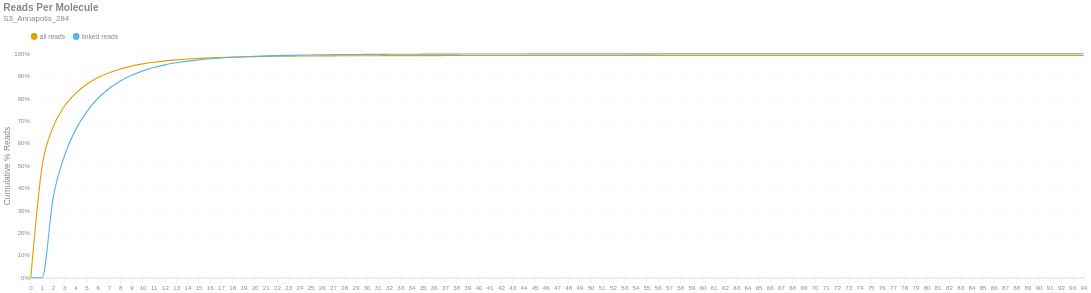

The notebook cell this image was saved under:
### Markdown cell above
### Reads per Molecule
This chart shows the cumulative distribution of the number of reads per linked molecule. That is, how many alignments are associated with a unique molecule. This excludes the number of reads associated with invalid or absent linked-read barcodes. The `linked` histogram is the percentages recalculated when disregarding singletons.

### Code cell
if SKIPLR:
    print_html(f"Skipped")
else:
    counts = np.bincount(valids['reads'].cast(pl.Int64).to_numpy())
    weighted = counts * np.arange(len(counts))
    all_perc = weighted / n_reads
    linked_perc = weighted / n_linked_reads
    linked_perc[1] = 0
    binned_df = pl.DataFrame({
        'readsper': list(range(len(counts))),
        'all reads (cumsum)': np.cumsum(all_perc).tolist(),
        'linked reads (cumsum)': np.cumsum(linked_perc).tolist(),
    })

    with SafeRender(binned_df):
        (
            density_plot(binned_df, 'Reads Per Molecule', samplename, 'readspmol')
            .encode(
                x=alt.X('readsper:O', title=None).axis(labelAngle=0).scale(padding=0),
                y=alt.Y('value:Q', title='Cumulative % Reads').axis(format='%').stack(False),
                color=alt.Color("key:N").scale(domain=["all reads", "linked reads"]),
                tooltip=[
                    alt.Tooltip("key:N", title="Data Type"),
                    alt.Tooltip("readsper:O", title="Reads Per Molecule"),
                    alt.Tooltip("value:Q", format=".2%", title="% Reads (Cum.)")
                ]            
            )
        ).display()

### Figure 1 — Vega-Lite specification as saved in the notebook (floating-point values rounded to 4 significant figures)
{"width": "container", "height": 400, "config": {"title": {"anchor": "start", "dy": -15, "fontSize": 18, "color": "#888888", "subtitleColor": "#888888", "subtitleFontSize": 14}, "arc": {"fill": "#0072B2"}, "axis": {"domainColor": "#888888", "domainWidth": 0.5, "gridWidth": 0.2, "grid": false, "titleFontWeight": 400, "titleFontSize": 15, "labelFontSize": 11, "labelColor": "#888888", "tickColor": "#888888", "tickWidth": 0.2, "titleColor": "#888888"}, "axisBand": {"grid": false}, "axisX": {"grid": true, "tickSize": 10, "domainCap": "round"}, "axisY": {"domain": false, "grid": true, "tickSize": 0, "domainCap": "round"}, "background": "transparent", "header": {"labelFontSize": 15, "labelColor": "#888888", "titleFontSize": 15, "titleFontWeight": 600, "titleColor": "#888888"}, "legend": {"labelFont": "sans-serif", "labelFontSize": 12, "labelColor": "#888888", "symbolSize": 100, "symbolType": "circle", "titleFontSize": 12, "titlePadding": 10, "titleColor": "#888888", "title": null, "orient": "top"}, "range": {"category": ["#E69F00", "#56B4E9", "#009E73", "#F0E442", "#0072B2", "#D55E00", "#CC79A7", "#000000"], "diverging": ["#cfe8f3", "#a2d4ec", "#73bfe2", "#46abdb", "#1696d2", "#12719e"]}, "area": {"fill": "#0072B2", "fillOpacity": 0.7, "line": true, "strokeOpacity": 0.7}, "line": {"color": "#0072B2", "stroke": "#0072B2", "strokeWidth": 2}, "trail": {"color": "#0072B2", "stroke": "#0072B2", "strokeWidth": 0, "size": 1}, "point": {"filled": true, "fillOpacity": 1.0, "size": 95}, "text": {"color": "#888888", "fontSize": 11, "align": "right", "fontWeight": 400, "size": 11}, "bar": {"fill": "#0072B2", "stroke": null}, "view": {"stroke": null, "continuousWidth": 660, "continuousHeight": 400}}, "data": {"name": "data-08b55204bfa91e08b9ab3905e91b65b4"}, "mark": {"type": "line", "interpolate": "monotone", "point": {"opacity": 0, "size": 275}}, "encoding": {"color": {"field": "key", "scale": {"domain": ["all reads", "linked reads"]}, "type": "nominal"}, "tooltip": [{"field": "key", "title": "Data Type", "type": "nominal"}, {"field": "readsper", "title": "Reads Per Molecule", "type": "ordinal"}, {"field": "value", "format": ".2%", "title": "% Reads (Cum.)", "type": "quantitative"}], "x": {"axis": {"labelAngle": 0}, "field": "readsper", "scale": {"padding": 0}, "title": null, "type": "ordinal"}, "y": {"axis": {"format": "%"}, "field": "value", "stack": false, "title": "Cumulative % Reads", "type": "quantitative"}}, "params": [{"name": "param_c36ac31b6afebe62", "select": {"type": "point", "fields": ["key"]}, "bind": "legend"}], "title": {"text": "Reads Per Molecule", "subtitle": "S3_Annapolis_284"}, "transform": [{"fold": ["all reads (cumsum)", "linked reads (cumsum)"]}, {"calculate": "replace(datum.key, ' (cumsum)', '')", "as": "key"}, {"filter": {"param": "param_c36ac31b6afebe62"}}], "usermeta": {"embedOptions": {"downloadFileName": "S3_Annapolis_284.readspmol"}}, "$schema": "https://vega.github.io/schema/vega-lite/v6.1.0.json", "datasets": {"data-08b55204bfa91e08b9ab3905e91b65b4": [{"readsper": 0, "all reads (cumsum)": 0.0, "linked reads (cumsum)": 0.0}, {"readsper": 1, "all reads (cumsum)": 0.4947, "linked reads (cumsum)": 0.0}, {"readsper": 2, "all reads (cumsum)": 0.6735, "linked reads (cumsum)": 0.359}, {"readsper": 3, "all reads (cumsum)": 0.7655, "linked reads (cumsum)": 0.5437}, {"readsper": 4, "all reads (cumsum)": 0.8235, "linked reads (cumsum)": 0.6602}, {"readsper": 5, "all reads (cumsum)": 0.864, "linked reads (cumsum)": 0.7416}, {"readsper": 6, "all reads (cumsum)": 0.8938, "linked reads (cumsum)": 0.8013}, {"readsper": 7, "all reads (cumsum)": 0.9153, "linked reads (cumsum)": 0.8446}, {"readsper": 8, "all reads (cumsum)": 0.9322, "linked reads (cumsum)": 0.8785}, {"readsper": 9, "all reads (cumsum)": 0.9448, "linked reads (cumsum)": 0.9039}, {"readsper": 10, "all reads (cumsum)": 0.9546, "linked reads (cumsum)": 0.9236}, {"readsper": 11, "all reads (cumsum)": 0.9622, "linked reads (cumsum)": 0.9388}, {"readsper": 12, "all reads (cumsum)": 0.9681, "linked reads (cumsum)": 0.9506}, {"readsper": 13, "all reads (cumsum)": 0.9726, "linked reads (cumsum)": 0.9596}, {"readsper": 14, "all reads (cumsum)": 0.9764, "linked reads (cumsum)": 0.9672}, {"readsper": 15, "all reads (cumsum)": 0.9792, "linked reads (cumsum)": 0.9729}, {"readsper": 16, "all reads (cumsum)": 0.9815, "linked reads (cumsum)": 0.9775}, {"readsper": 17, "all reads (cumsum)": 0.9833, "linked reads (cumsum)": 0.9812}, {"readsper": 18, "all reads (cumsum)": 0.9848, "linked reads (cumsum)": 0.9842}, {"readsper": 19, "all reads (cumsum)": 0.986, "linked reads (cumsum)": 0.9866}, {"readsper": 20, "all reads (cumsum)": 0.9871, "linked reads (cumsum)": 0.9887}, {"readsper": 21, "all reads (cumsum)": 0.9879, "linked reads (cumsum)": 0.9904}, {"readsper": 22, "all reads (cumsum)": 0.9887, "linked reads (cumsum)": 0.9919}, {"readsper": 23, "all reads (cumsum)": 0.9892, "linked reads (cumsum)": 0.993}, {"readsper": 24, "all reads (cumsum)": 0.9897, "linked reads (cumsum)": 0.994}, {"readsper": 25, "all reads (cumsum)": 0.99, "linked reads (cumsum)": 0.9947}, {"readsper": 26, "all reads (cumsum)": 0.9904, "linked reads (cumsum)": 0.9955}, {"readsper": 27, "all reads (cumsum)": 0.9907, "linked reads (cumsum)": 0.996}, {"readsper": 28, "all reads (cumsum)": 0.9909, "linked reads (cumsum)": 0.9965}, {"readsper": 29, "all reads (cumsum)": 0.9911, "linked reads (cumsum)": 0.9968}, {"readsper": 30, "all reads (cumsum)": 0.9912, "linked reads (cumsum)": 0.997}, {"readsper": 31, "all reads (cumsum)": 0.9913, "linked reads (cumsum)": 0.9972}, {"readsper": 32, "all reads (cumsum)": 0.9915, "linked reads (cumsum)": 0.9975}, {"readsper": 33, "all reads (cumsum)": 0.9916, "linked reads (cumsum)": 0.9978}, {"readsper": 34, "all reads (cumsum)": 0.9917, "linked reads (cumsum)": 0.998}, {"readsper": 35, "all reads (cumsum)": 0.9918, "linked reads (cumsum)": 0.9981}, {"readsper": 36, "all reads (cumsum)": 0.9919, "linked reads (cumsum)": 0.9984}, {"readsper": 37, "all reads (cumsum)": 0.992, "linked reads (cumsum)": 0.9986}, {"readsper": 38, "all reads (cumsum)": 0.992, "linked reads (cumsum)": 0.9986}, {"readsper": 39, "all reads (cumsum)": 0.9921, "linked reads (cumsum)": 0.9988}, {"readsper": 40, "all reads (cumsum)": 0.9921, "linked reads (cumsum)": 0.9989}, {"readsper": 41, "all reads (cumsum)": 0.9922, "linked reads (cumsum)": 0.999}, {"readsper": 42, "all reads (cumsum)": 0.9922, "linked reads (cumsum)": 0.999}, {"readsper": 43, "all reads (cumsum)": 0.9923, "linked reads (cumsum)": 0.9992}, {"readsper": 44, "all reads (cumsum)": 0.9923, "linked reads (cumsum)": 0.9992}, {"readsper": 45, "all reads (cumsum)": 0.9923, "linked reads (cumsum)": 0.9993}, {"readsper": 46, "all reads (cumsum)": 0.9924, "linked reads (cumsum)": 0.9994}, {"readsper": 47, "all reads (cumsum)": 0.9924, "linked reads (cumsum)": 0.9994}, {"readsper": 48, "all reads (cumsum)": 0.9924, "linked reads (cumsum)": 0.9995}, {"readsper": 49, "all reads (cumsum)": 0.9925, "linked reads (cumsum)": 0.9996}, {"readsper": 50, "all reads (cumsum)": 0.9925, "linked reads (cumsum)": 0.9996}, {"readsper": 51, "all reads (cumsum)": 0.9925, "linked reads (cumsum)": 0.9996}, {"readsper": 52, "all reads (cumsum)": 0.9925, "linked reads (cumsum)": 0.9996}, {"readsper": 53, "all reads (cumsum)": 0.9925, "linked reads (cumsum)": 0.9996}, {"readsper": 54, "all reads (cumsum)": 0.9925, "linked reads (cumsum)": 0.9997}, {"readsper": 55, "all reads (cumsum)": 0.9926, "linked reads (cumsum)": 0.9997}, {"readsper": 56, "all reads (cumsum)": 0.9926, "linked reads (cumsum)": 0.9998}, {"readsper": 57, "all reads (cumsum)": 0.9926, "linked reads (cumsum)": 0.9998}, {"readsper": 58, "all reads (cumsum)": 0.9926, "linked reads (cumsum)": 0.9998}, {"readsper": 59, "all reads (cumsum)": 0.9926, "linked reads (cumsum)": 0.9998}, {"readsper": 60, "all reads (cumsum)": 0.9926, "linked reads (cumsum)": 0.9998}, {"readsper": 61, "all reads (cumsum)": 0.9926, "linked reads (cumsum)": 0.9998}, {"readsper": 62, "all reads (cumsum)": 0.9926, "linked reads (cumsum)": 0.9998}, {"readsper": 63, "all reads (cumsum)": 0.9926, "linked reads (cumsum)": 0.9999}, {"readsper": 64, "all reads (cumsum)": 0.9926, "linked reads (cumsum)": 0.9999}, {"readsper": 65, "all reads (cumsum)": 0.9926, "linked reads (cumsum)": 0.9999}, {"readsper": 66, "all reads (cumsum)": 0.9926, "linked reads (cumsum)": 0.9999}, {"readsper": 67, "all reads (cumsum)": 0.9926, "linked reads (cumsum)": 0.9999}, {"readsper": 68, "all reads (cumsum)": 0.9927, "linked reads (cumsum)": 0.9999}, {"readsper": 69, "all reads (cumsum)": 0.9927, "linked reads (cumsum)": 0.9999}, {"readsper": 70, "all reads (cumsum)": 0.9927, "linked reads (cumsum)": 0.9999}, {"readsper": 71, "all reads (cumsum)": 0.9927, "linked reads (cumsum)": 0.9999}, {"readsper": 72, "all reads (cumsum)": 0.9927, "linked reads (cumsum)": 0.9999}, {"readsper": 73, "all reads (cumsum)": 0.9927, "linked reads (cumsum)": 0.9999}, {"readsper": 74, "all reads (cumsum)": 0.9927, "linked reads (cumsum)": 0.9999}, {"readsper": 75, "all reads (cumsum)": 0.9927, "linked reads (cumsum)": 0.9999}, {"readsper": 76, "all reads (cumsum)": 0.9927, "linked reads (cumsum)": 0.9999}, {"readsper": 77, "all reads (cumsum)": 0.9927, "linked reads (cumsum)": 0.9999}, {"readsper": 78, "all reads (cumsum)": 0.9927, "linked reads (cumsum)": 0.9999}, {"readsper": 79, "all reads (cumsum)": 0.9927, "linked reads (cumsum)": 0.9999}, {"readsper": 80, "all reads (cumsum)": 0.9927, "linked reads (cumsum)": 0.9999}, {"readsper": 81, "all reads (cumsum)": 0.9927, "linked reads (cumsum)": 0.9999}, {"readsper": 82, "all reads (cumsum)": 0.9927, "linked reads (cumsum)": 0.9999}, {"readsper": 83, "all reads (cumsum)": 0.9927, "linked reads (cumsum)": 0.9999}, {"readsper": 84, "all reads (cumsum)": 0.9927, "linked reads (cumsum)": 0.9999}, {"readsper": 85, "all reads (cumsum)": 0.9927, "linked reads (cumsum)": 1.0}, {"readsper": 86, "all reads (cumsum)": 0.9927, "linked reads (cumsum)": 1.0}, {"readsper": 87, "all reads (cumsum)": 0.9927, "linked reads (cumsum)": 1.0}, {"readsper": 88, "all reads (cumsum)": 0.9927, "linked reads (cumsum)": 1.0}, {"readsper": 89, "all reads (cumsum)": 0.9927, "linked reads (cumsum)": 1.0}, {"readsper": 90, "all reads (cumsum)": 0.9927, "linked reads (cumsum)": 1.0}, {"readsper": 91, "all reads (cumsum)": 0.9927, "linked reads (cumsum)": 1.0}, {"readsper": 92, "all reads (cumsum)": 0.9927, "linked reads (cumsum)": 1.0}, {"readsper": 93, "all reads (cumsum)": 0.9927, "linked reads (cumsum)": 1.0}, {"readsper": 94, "all reads (cumsum)": 0.9927, "linked reads (cumsum)": 1.0}]}}
